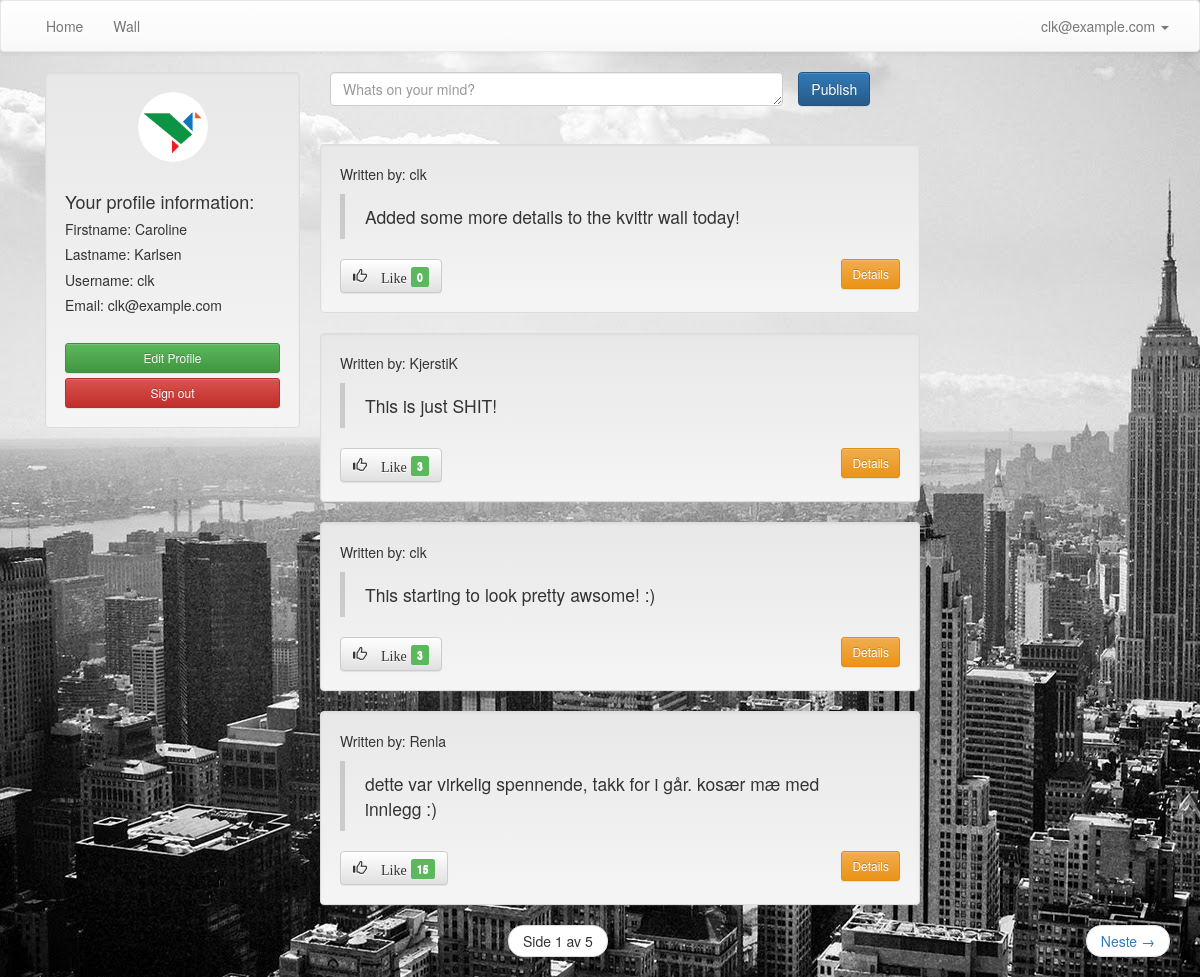
The page /kvittr_messages/ (signed in) on the database as committed earlier.
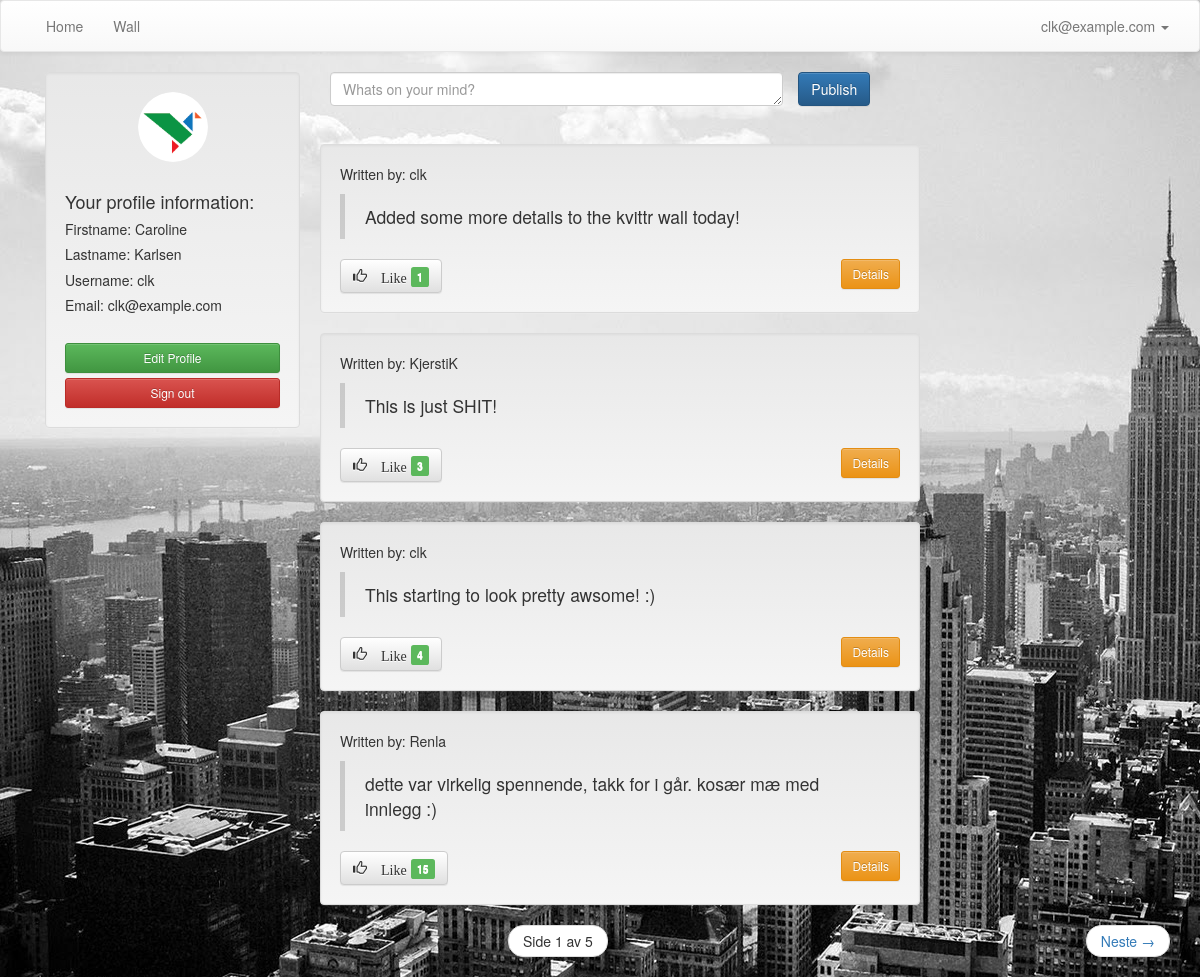
The same page on the database as committed later.
### kvittr_messages/models.py (models this page shows, shortened)
class Message(models.Model):
	message = models.TextField()
	created_by = models.ForeignKey(User, related_name="created_message")
	created_datetime = models.DateTimeField()
	likes = models.PositiveIntegerField(default=0)
	class Meta:
		ordering = ['-id']

### kvittr_messages/views.py (the view)
def message_listing(request):
	new_post = request.POST.get('new_post')
	if new_post:
		post = Message()
		post.message = new_post
		post.created_datetime = timezone.now()
		post.created_by = request.user
		post.save()
	messages = Message.objects.all()
	page_number = request.GET.get('page')
	paginator = Paginator(messages, 4)
	try:
		messages = paginator.page(page_number)
	except PageNotAnInteger:
		messages = paginator.page(1)
	except EmptyPage:
		messages = paginator.page(paginator.num_pages)
	context = {'messages': messages}
	return render(request, 'kvittr_messages/message_listing.html', context)

### kvittr_messages/templates/kvittr_messages/message_listing.html (shortened to what this page needs)
{% extends 'theme/base.html' %}
{% load staticfiles %}
{% block extra_head %}
        <link rel="stylesheet" href="{% static "kvittr_messages/css/style.css" %}">
{% endblock extra_head %}
{% block pagecontent %}
    {% if user.is_authenticated %}
    <div class="col-md-3">
        <div class="well">
            <img src="{% static "kvittr_messages/images/bird.png" %}" class="img-circle profile_pic center-block" alt="Bird">
            <br>
            <h4>Your profile information:</h4>
            <h5>Firstname: {{ user.first_name }}</h5>
            <h5>Lastname: {{ user.last_name }}</h5>
            <h5>Username: {{ user.username }}</h5>
            <h5>Email: {{ user.email }}</h5>
            <br>
             <a href="{% url 'user_profile' %}" class="btn btn-block btn-sm btn-success text-center">Edit Profile</a>
            <a href="{% url 'user_logout' %}" class="btn btn-block btn-sm btn-danger center-block text-center">Sign out</a>
        </div>
    </div>
    <div class="row wall">
        <div class="col-md-13">
            <form class="form-horizontal" method="POST">
                <div class="form-group">
                    <div class="col-sm-10">
                       <textarea class="form-control" rows="1" name="new_post" required placeholder="Whats on your mind?"></textarea>
                    </div>
                    <button type="submit" class="btn btn-primary ">Publish</button>
                </div>
            </form>
        </div>
    </div>
    {% else %}
        <div class="container">
            <div class="page-header">
                <h1 class="text-center">Kvittr Wall <small>- register to write your own messages and to like others! </small></h1>
            </div>
        </div>
    {% endif %}
       <ul>
        {% for message in messages %}
            <li class="well" style="list-style:none; width: 600px; margin-left: auto; margin-right: auto;">
                <p>Written by: {{ message.created_by }} </p>
                <blockquote>{{ message.message }}</blockquote>
        {% if user.is_authenticated %}
                <button type="button" class="add-likes-link btn btn-default" aria-label="Like" data-messageid="{{ message.id }}">
                  <span class="glyphicon glyphicon-thumbs-up" aria-hidden="true"> Like </span>
                  {% endif %}
                  <span class="label label-success label-as-badge" id="id-likes-for-message-{{ message.id }}"> {{ message.likes }}</span>
                </button>
                <a href="{% url 'message_details' message.id %}" class="btn btn-sm btn-warning pull-right">Details</a>
            </li>
        {% endfor %}
        </ul>
    <nav>
        <ul class="pager">
                <li>
                    <span class="current">
                        Side {{ messages.number }} av {{ messages.paginator.num_pages }}
                    </span>
                </li>
            {% if messages.has_next %}
                <li class="next">
                    <a href="?page={{ messages.next_page_number }}">
                        Neste <span aria-hidden="true"> &rarr; </span>
                    </a>
                </li>
            {% endif %}
        </ul>
    </nav>
{% endblock %}

### theme/templates/theme/base.html (shortened to what this page needs)
{% extends 'theme/site_base.html' %}
{% block body %}
    <nav class="navbar navbar-default" role="navigation">
      <div class="container-fluid">
        <div class="collapse navbar-collapse" id="bs-example-navbar-collapse-1">
          <ul class="nav navbar-nav">
            <li>
                <a href="{% url 'frontpage' %}">Home</a>
            </li>
            <li>
                <a href="{% url 'message_listing' %}">Wall</a>
            </li>
          </ul>
          <ul class="nav navbar-nav navbar-right">
          {% if user.is_anonymous %}
                <li class="dropdown">
                  <a href="#" class="dropdown-toggle" data-toggle="dropdown">
                    <span class="glyphicon glyphicon-user" aria-hidden="true"></span>
                    <span class="caret"></span></a>
                  <ul class="dropdown-menu" role="menu">
                    <li><a href="{% url 'user_login' %}">Sign in</a></li>
                    <li><a href="{% url 'user_register' %}">Register</a></li>
                  </ul>
                </li>
          {% else %}
                <li class="dropdown">
                  <a href="#" class="dropdown-toggle" data-toggle="dropdown">{{ user.email }} <span class="caret"></span></a>
                </li>
          {% endif %}
          </ul>
        </div>
      </div>
    </nav>
    <div class="container">
        {% block pagecontent %}
        {% endblock %}
    </div>
{% endblock body %}

### theme/templates/theme/site_base.html (shortened to what this page needs)
{% load staticfiles %}
<!DOCTYPE html>
<html lang="en">
  <head>
    <link rel="stylesheet" href="https://maxcdn.bootstrapcdn.com/bootstrap/3.2.0/css/bootstrap.min.css">
    <link rel="stylesheet" href="https://maxcdn.bootstrapcdn.com/bootstrap/3.2.0/css/bootstrap-theme.min.css">
    {% block extra_head %} {% endblock extra_head %}
  </head>
  <body>
    {% block body %}
    {% endblock body %}
  </body>
  </html>

### kvittr_messages/static/kvittr_messages/css/style.css (style rules this page uses)
body { background-image: url("/static/kvittr_messages/images/background.jpg"); background-repeat:no-repeat; }
.wall { margin-bottom:-28%; width: 550px; height: auto; margin-left: auto; margin-right: auto; }
.profile_pic { width: 70px; height: 70px; }

Rows that differ between the two databases and show on the page:
changed Message "Added some more details to the kvittr wall today!": likes "0" → "1"
changed Message "This starting to look pretty awsome! :)": likes "3" → "4"
